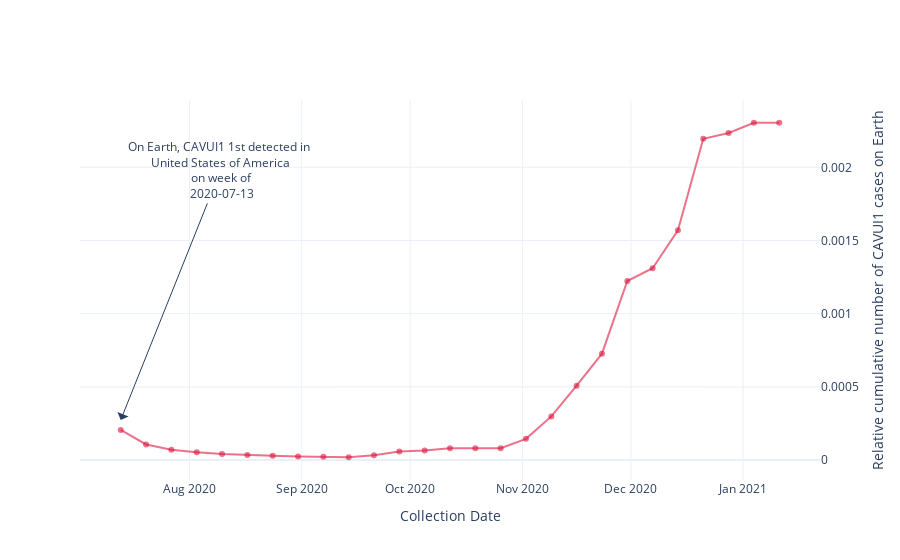

The notebook cell saved with this chart:
### Code cell
def world_time_relative(data, feature, values, res, strain='B117', vocs=['B.1.1.7', 'B.1.1.70']):
    if len(values)==1:
        results = (data.loc[(data[feature]==values[0])]
                            .drop_duplicates(subset=['date', 'strain']))
    else:
        # results = (data.groupby(['date', 'country', 'division', 'purpose_of_sequencing',
        #                          'location', 'pangolin_lineage', 'strain'])
        #                .agg(mutations=('mutation', 'unique')).reset_index())
        # results['is_vui'] = results['mutations'].apply(is_vui, args=(set(values),))
        res = res.copy()
        res.loc[:, 'tmp'] = res['date'].str.split('-')
        res = res[res['tmp'].str.len()>=3]
        res.loc[:, 'date'] = pd.to_datetime(res['date'], errors='coerce')
        res.loc[:, 'weekday'] = res['date'].dt.weekday
        res.loc[:, 'date'] = res['date'] - res['weekday'] * dt.timedelta(days=1)
        total_samples = (res[(~res['pangolin_lineage'].isin(vocs))]
                         .groupby('date')
                         .agg(total_samples=('strain', 'nunique'))
                         .reset_index())
        results = res[(res['is_vui']==True)].drop_duplicates(subset=['date', 'strain'])
        
    b117_world_time = (results.groupby('date')
                              .agg(num_samples=('strain', 'nunique'),
                                   country_counts=('country', 
                                                    lambda x: np.unique(x, 
                                                                        return_counts=True)),
                                   divisions=('division', 'unique'),
                                   locations=('location', 'unique'))
                              .reset_index())
    b117_world_time.loc[:, 'countries'] = b117_world_time['country_counts'].apply(lambda x: list(x[0]))
    b117_world_time.loc[:, 'country_counts'] = b117_world_time['country_counts'].apply(lambda x: list(x[1]))
    b117_world_time = pd.merge(b117_world_time, total_samples, on='date', how='right')
    b117_world_time.loc[:, ['num_samples', 'total_samples']] = b117_world_time[['num_samples', 'total_samples']].fillna(0)
    first_detected = b117_world_time.loc[b117_world_time['num_samples']>0]['date'].min()
    first_countries = b117_world_time.loc[b117_world_time['date']==first_detected, 'countries'].values[0]
    b117_world_time = b117_world_time[b117_world_time['date']>=first_detected]
    b117_world_time['cum_num_samples'] = b117_world_time['num_samples'].cumsum()
    b117_world_time.loc[:, 'cum_total_samples'] = b117_world_time['total_samples'].cumsum()
    b117_world_time.loc[:, 'rel_freq'] = b117_world_time['cum_num_samples'] / b117_world_time['cum_total_samples']
    fig = go.Figure(data=go.Scatter(y=b117_world_time['rel_freq'], 
                                    x=b117_world_time['date'], 
                                    name='B.1.1.7 samples', mode='markers+lines', 
                                    line_color='rgba(220,20,60,.6)',
                                    text=b117_world_time[['num_samples', 'countries', 'country_counts',
                                                          'divisions', 'locations', 
                                                          'date']],
                                    hovertemplate="<b>Number of cases: %{text[0]}</b><br>" +
                                                  "<b>Country(s) Reported: %{text[1]}</b><br>" +
                                                  "<b>Cases Per Country: %{text[2]}</b><br>" +
                                                  "<b>State(s) Reported: %{text[3]}</b><br>" +
                                                  "<b>County(s) Reported: %{text[4]}</b><br>" +
                                                  "<b>Date: %{text[5]}</b><br>"))
    fig.add_annotation(x=first_detected, 
                       y=b117_world_time.loc[b117_world_time['date']==first_detected, 'rel_freq'].values[0],
            text=f"On Earth, {strain} 1st detected in <br> {', '.join(first_countries)} <br> on week of <br> {first_detected.date()}",
            showarrow=True,
            arrowhead=1, yshift=10, arrowsize=2, ay=-250, ax=100)
    fig.update_layout(yaxis_title=f'Relative cumulative number of {strain} cases on Earth', 
                      xaxis_title='Collection Date',
                      template='plotly_white', autosize=True)#, height=850,
    fig.update_yaxes(side = 'right')
    return fig

fig = world_time_relative(gisaid, feature, values, res.copy(), strain=input_params['strain'])
fig.show()

### Figure 1 — Plotly figure (JSON) as saved in the notebook; plotly's stock layout.template omitted (floating-point values rounded to 4 significant figures)
{"data": [{"hovertemplate": "<b>Number of cases: %{text[0]}</b><br><b>Country(s) Reported: %{text[1]}</b><br><b>Cases Per Country: %{text[2]}</b><br><b>State(s) Reported: %{text[3]}</b><br><b>County(s) Reported: %{text[4]}</b><br><b>Date: %{text[5]}</b><br>", "line": {"color": "rgba(220,20,60,.6)"}, "mode": "markers+lines", "name": "B.1.1.7 samples", "text": [[1, ["United States of America"], [1], ["California"], ["unk"], "2020-07-13T00:00:00"], [0, null, null, null, null, "2020-07-20T00:00:00"], [0, null, null, null, null, "2020-07-27T00:00:00"], [0, null, null, null, null, "2020-08-03T00:00:00"], [0, null, null, null, null, "2020-08-10T00:00:00"], [0, null, null, null, null, "2020-08-17T00:00:00"], [0, null, null, null, null, "2020-08-24T00:00:00"], [0, null, null, null, null, "2020-08-31T00:00:00"], [0, null, null, null, null, "2020-09-07T00:00:00"], [0, null, null, null, null, "2020-09-14T00:00:00"], [1, ["United States of America"], [1], ["California"], ["San Joaquin County"], "2020-09-21T00:00:00"], [2, ["United States of America"], [2], ["California"], ["San Diego"], "2020-09-28T00:00:00"], [1, ["United States of America"], [1], ["California"], ["Orange County CA"], "2020-10-05T00:00:00"], [2, ["United States of America"], [2], ["California"], ["Orange County CA"], "2020-10-12T00:00:00"], [1, ["United States of America"], [1], ["Utah"], ["unk"], "2020-10-19T00:00:00"], [1, ["United States of America"], [1], ["California"], ["San Diego"], "2020-10-26T00:00:00"], [9, ["United States of America"], [9], ["California"], ["Orange County CA", "San Luis Obispo County"], "2020-11-02T00:00:00"], [23, ["United States of America"], [23], ["California"], ["Los Angeles County", "Orange County CA", "San Luis Obispo County", "Humboldt County", "Santa Clara County", "unk"], "2020-11-09T00:00:00"], [34, ["United States of America"], [34], ["California", "Texas"], ["Los Angeles County", "Orange County CA", "Houston", "San Diego", "Santa Clara County"], "2020-11-16T00:00:00"], [38, ["United States of America"], [38], ["California", "New York", "Connecticut", "Utah"], ["Santa Clara County", "New York City", "Orange County CA", "San Diego", "unk", "Los Angeles County", "San Francisco County"], "2020-11-23T00:00:00"], [86, ["New Zealand", "United States of America"], [1, 85], ["California", "Auckland", "New York"], ["Los Angeles County", "Orange County CA", "San Diego", "Santa Clara County", "unk", "New York City"], "2020-11-30T00:00:00"], [27, ["Australia", "United Kingdom", "United States of America"], [2, 2, 23], ["California", "New South Wales", "New York", "Washington", "England", "New Mexico"], ["Los Angeles County", "Sydney", "Monterey County CA", "San Diego", "New York City", "unk"], "2020-12-07T00:00:00"], [61, ["Australia", "United States of America"], [2, 59], ["California", "New York", "Utah", "Washington", "Washington DC", "New South Wales"], ["San Diego", "New York City", "unk", "Los Angeles County", "Mono County", "Sydney", "Westchester County"], "2020-12-14T00:00:00"], [130, ["Australia", "Singapore", "United States of America"], [1, 1, 128], ["New South Wales", "Arizona", "California", "Maryland", "New York", "Singapore", "New Mexico"], ["Sydney", "Maricopa County", "Los Angeles County", "unk", "Bronx", "New York County", "Nassau County"], "2020-12-21T00:00:00"], [19, ["Australia", "Israel", "New Zealand", "United States of America"], [1, 1, 1, 16], ["Central District", "Auckland", "California", "Maryland", "Nevada", "New Mexico", "Wyoming", "New South Wales"], ["Rishon-Letsion", "Counties Manukau", "Los Angeles County", "unk", "Sydney"], "2020-12-28T00:00:00"], [17, ["Australia", "Denmark", "United States of America"], [1, 1, 15], ["Hovedstaden", "Wyoming", "Arizona", "California", "New South Wales"], ["unk", "Maricopa County", "Sydney"], "2021-01-04T00:00:00"], [0, null, null, null, null, "2021-01-11T00:00:00"]], "type": "scatter", "x": ["2020-07-13T00:00:00", "2020-07-20T00:00:00", "2020-07-27T00:00:00", "2020-08-03T00:00:00", "2020-08-10T00:00:00", "2020-08-17T00:00:00", "2020-08-24T00:00:00", "2020-08-31T00:00:00", "2020-09-07T00:00:00", "2020-09-14T00:00:00", "2020-09-21T00:00:00", "2020-09-28T00:00:00", "2020-10-05T00:00:00", "2020-10-12T00:00:00", "2020-10-19T00:00:00", "2020-10-26T00:00:00", "2020-11-02T00:00:00", "2020-11-09T00:00:00", "2020-11-16T00:00:00", "2020-11-23T00:00:00", "2020-11-30T00:00:00", "2020-12-07T00:00:00", "2020-12-14T00:00:00", "2020-12-21T00:00:00", "2020-12-28T00:00:00", "2021-01-04T00:00:00", "2021-01-11T00:00:00"], "y": [0.0002058, 0.0001064, 7.105e-05, 5.37e-05, 4.189e-05, 3.419e-05, 2.893e-05, 2.492e-05, 2.181e-05, 1.907e-05, 3.278e-05, 5.883e-05, 6.445e-05, 7.975e-05, 8.05e-05, 8.132e-05, 0.0001448, 0.000298, 0.0005079, 0.0007269, 0.001223, 0.001311, 0.001569, 0.002194, 0.002235, 0.002304, 0.002304]}], "layout": {"annotations": [{"arrowhead": 1, "arrowsize": 2, "ax": 100, "ay": -250, "showarrow": true, "text": "On Earth, CAVUI1 1st detected in <br> United States of America <br> on week of <br> 2020-07-13", "x": "2020-07-13T00:00:00", "y": 0.0002058, "yshift": 10}], "autosize": true, "xaxis": {"title": {"text": "Collection Date"}}, "yaxis": {"side": "right", "title": {"text": "Relative cumulative number of CAVUI1 cases on Earth"}}}}
